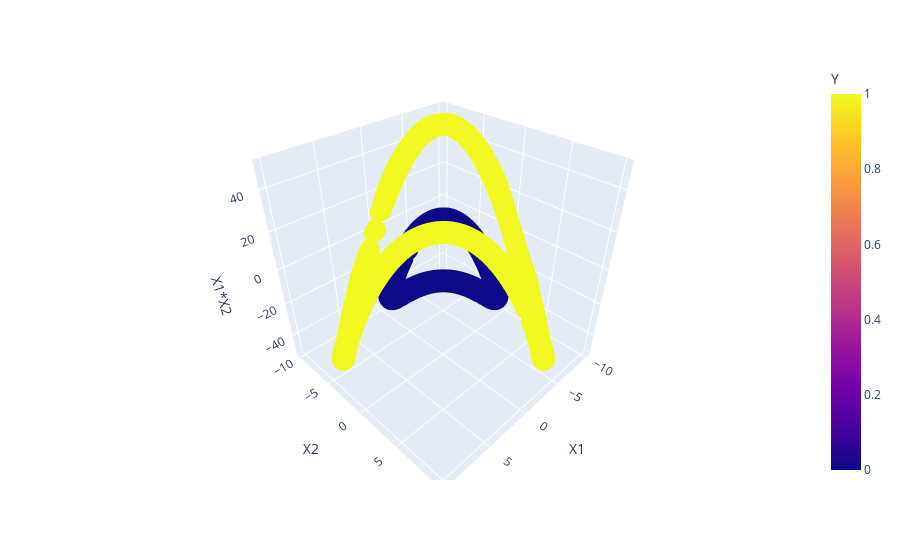

Write notebook code for a chart like this one.
### Code cell
import plotly.express as px 

fig = px.scatter_3d(df,x='X1',y='X2',z='X1*X2',color='Y')
fig.show()

### Figure 1 — Plotly figure (JSON) as saved in the notebook; plotly's stock layout.template omitted (floating-point values rounded to 4 significant figures; data arrays with more than 128 entries replaced by an {"elided": "..."} marker saying what was removed)
{"data": [{"hovertemplate": "X1=%{x}<br>X2=%{y}<br>X1*X2=%{z}<br>Y=%{marker.color}<extra></extra>", "legendgroup": "", "marker": {"color": {"elided": "1200 int values"}, "coloraxis": "coloraxis", "symbol": "circle"}, "mode": "markers", "name": "", "scene": "scene", "showlegend": false, "type": "scatter3d", "x": {"elided": "1200 float values"}, "y": {"elided": "1200 float values"}, "z": {"elided": "1200 float values"}}], "layout": {"coloraxis": {"colorbar": {"title": {"text": "Y"}}, "colorscale": [[0, "#0d0887"], [0.1111, "#46039f"], [0.2222, "#7201a8"], [0.3333, "#9c179e"], [0.4444, "#bd3786"], [0.5556, "#d8576b"], [0.6667, "#ed7953"], [0.7778, "#fb9f3a"], [0.8889, "#fdca26"], [1, "#f0f921"]]}, "legend": {"tracegroupgap": 0}, "margin": {"t": 60}, "scene": {"domain": {"x": [0, 1], "y": [0, 1]}, "xaxis": {"title": {"text": "X1"}}, "yaxis": {"title": {"text": "X2"}}, "zaxis": {"title": {"text": "X1*X2"}}}}}
